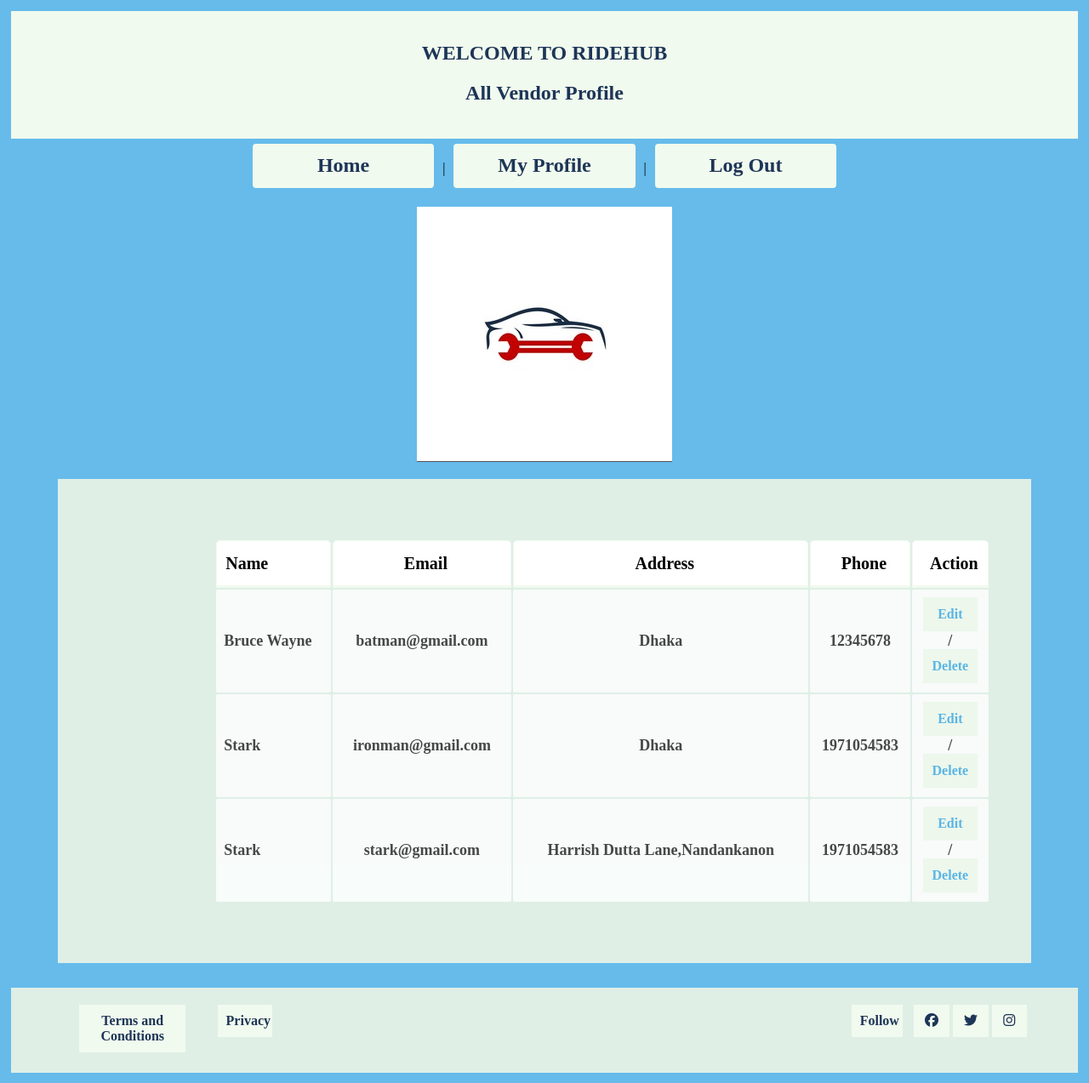
/view/AllVendor.php (signed in), run on the app's committed database.
### tables this page shows
CREATE TABLE `vendor` (
  `vendor_id` int(11) NOT NULL,
  `name` varchar(128) DEFAULT NULL,
  `email` varchar(128) DEFAULT NULL,
  `password` varchar(128) DEFAULT NULL,
  `type` varchar(128) DEFAULT NULL,
  `phone` int(11) DEFAULT NULL,
  `address` varchar(128) DEFAULT NULL,
  `tradelicense` varchar(128) DEFAULT NULL
);

### View/AllVendor.php (the view, shortened to what this page needs)
<!DOCTYPE html>
<html lang="en">
<head>
    <link rel="stylesheet" href="../css/mycss.css">
</head>
<body>
    <div class="header">
        <h1>Welcome To RideHub</h1>
        <h2>All Vendor Profile</h2>
    </div>
    <nav>
        <a href="AdminHome.php">Home</a> |
        <a href="AdminProfile.php">My Profile</a> |
        <a href="logout.php">Log Out</a>
    </nav>
    <p><img src="Pictures/vendor.jpg" alt="Home"></p>
    <section class="pad-70 right">
        <div class="container">
            <?php
            $connection = new db();
            $conobj = $connection->OpenCon();
            $userQuery = $connection->Show($conobj, "vendor");
            if ($userQuery->num_rows > 0) {
                echo "<table><tr><th>Name</th><th>Email</th><th>Address</th><th>Phone</th><th>Action</th></tr>";
                while ($row = $userQuery->fetch_assoc()) {
                    echo "<tr><td>" . $row["name"] . "</td><td>" . $row["email"] . "</td><td>" . $row["address"] . "</td><td>" . $row["phone"] . "</td><td>" . '<a href="UpdateVendor.php">Edit </a>/' .
                        '<a href="DeleteVendor.php?vendor_id=' . $row["vendor_id"] . '">Delete</a>' . "</td></tr>";
                }
                echo "</table>";
            } else {
                echo "0 results";
            }
            ?>
        </div>
    </section>
    <footer>
        <div class="container footer-wrap">
            <div class="footer-left">
                <ul class="footer-menu">
                    <li><a href="">Terms and Conditions</a></li>
                    <li><a href="">Privacy</a></li>
                </ul>
            </div>
            <div class="footer-right">
                <ul class="footer-menu">
                    <li><a href="">Follow</a></li>
                    <li><a href=""><i class="fab fa-facebook"></i></a></li>
                    <li><a href=""><i class="fab fa-twitter"></i></a></li>
                    <li><a href=""><i class="fab fa-instagram"></i></a></li>
                </ul>
            </div>
        </div>
    </footer>
</body>
</html>

### css/mycss.css (style rules this page uses)
body { margin: 1%; background-color: #39a7e6c4; text-align: center; }
h1 { text-align: center; color:#1d3557; font-size: 150%; text-align: center; text-transform: uppercase; font-family: "Times New Roman", Times, serif; }
h2 { text-align: center; color:#1d3557; font-size: 150%; font-family: "Times New Roman", Times, serif; }
nav { text-align: center; }
nav a { display: inline-block; text-decoration: none; font-size: 150%; background-color: #f1faee; color: #1d3557; width: 15%; padding: 1%; border-radius: 4px; margin: 6px; }
section { margin: 0 auto; }
.container { width: 1140px; margin: 0 auto; }
.header { background-color: #f1faee; padding: 20px; text-align: center; }
.pad-70 { padding: 70px; }
.right { width: 80%; display: inline-block; font-size: 125%; background:#dfefe6; margin-bottom: 2%; text-align: left; font-family: "Times New Roman", Times, serif; }
table { width: 80%; margin: 0 auto; font-size: 100%; font-weight: bold; line-height: 100%; font-family: "Times New Roman", Times, serif; text-align: center; }
tr th { border: 1px solid #f1faee; border-bottom: 3px solid #f1faee; border-radius: 5px 5px 0 0; background: #ffffff; height: 50px; padding-left: 10px; background-color: #ffffff; }
tr td { opacity: 0.8; padding: 1%; background-color: #ffffff; color: #1f1f1f; -webkit-border-radius: 2px; -moz-border-radius: 2px; border-radius: 2px; font-size: 90%; }
tr td:first-child, table tr th:first-child { text-align: left; }
table a { width: 60%; font-size: medium; font-weight: bold; text-decoration: none; background-color: #f1faee; color: #39a7e6; }
a { display: block; background-color: #f1faee; color: #1d3557; text-align: center; padding: 10px 10px; text-decoration: none; margin: auto; margin-bottom: 2%; width: 15%; font-family: "Times New Roman", Times, serif; font-size: 15px; font-weight: 600; }
footer { background-color: #dfefe6; padding: 20px 0; }
.footer-menu { list-style-type: none; margin: 0; padding: 0; overflow: auto; }
.footer-menu li { float: left; margin-right: 10px; }
.footer-menu li a { width: 61%; font-size: medium; font-weight: bold; text-decoration: none; }
.footer-left { float: left; }
.footer-right { float: right; }
.footer-wrap { overflow: auto; }

### data on the page
vendor: name "Bruce Wayne", email "batman@gmail.com", address "Dhaka", phone "12345678"
vendor: name "Stark", email "ironman@gmail.com", address "Dhaka", phone "1971054583"
vendor: name "Stark", email "stark@gmail.com", address "Harrish Dutta Lane,Nandankanon", phone "1971054583"
